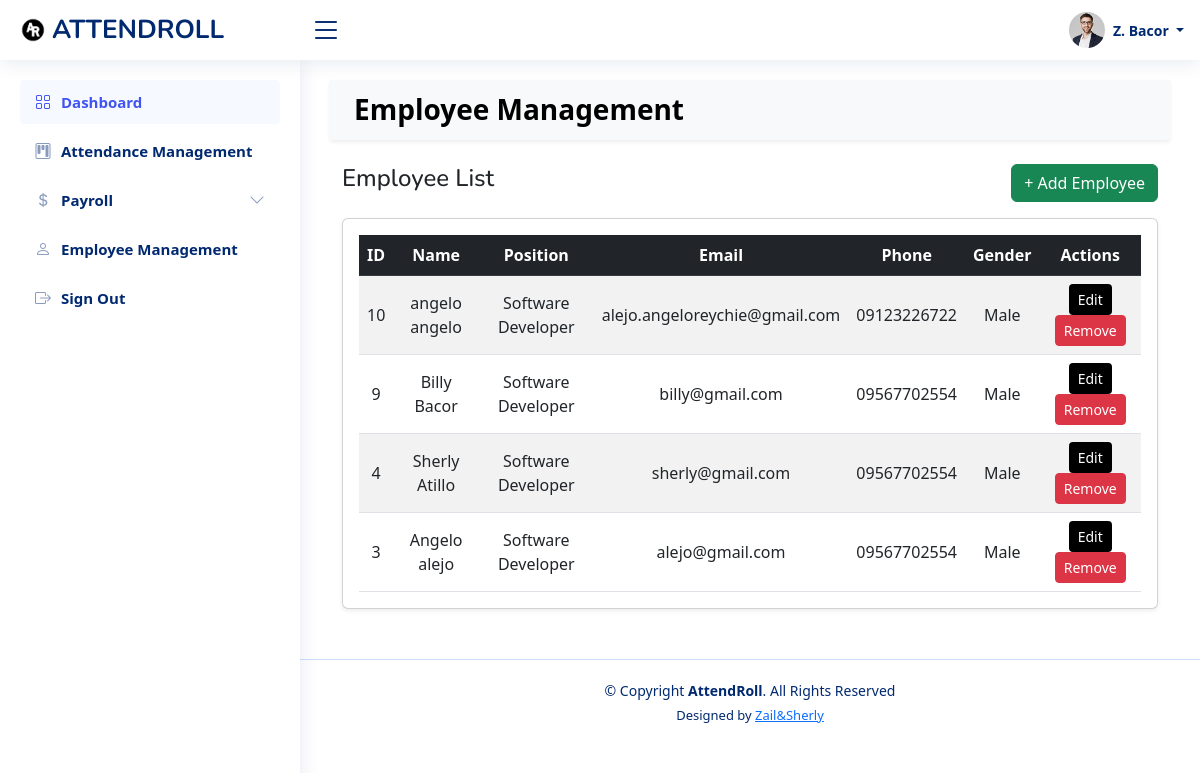
The page /front_end/admin/Employee_Management.php (signed in) on the database its author committed.
### tables this page shows
CREATE TABLE `users` (
  `userId` int(11) NOT NULL,
  `firstName` varchar(255) NOT NULL,
  `lastName` varchar(255) NOT NULL,
  `email` varchar(255) NOT NULL,
  `password` varchar(255) NOT NULL,
  `phoneNumber` varchar(255) NOT NULL,
  `gender` enum('Male','Female') NOT NULL,
  `birthday` date NOT NULL,
  `verification` int(11) NOT NULL DEFAULT 0,
  `profilePicture` longblob DEFAULT NULL,
  `userRole` enum('admin','user') NOT NULL,
  `createdAt` timestamp NOT NULL DEFAULT current_timestamp()
);

### front_end/admin/Employee_Management.php (the view, shortened to what this page needs)
<?php
include("./includes/header.php");
include("./includes/topbar.php");
include("./includes/sidebar.php");
include("../../dB/config.php");
?>
<!DOCTYPE html>
<html lang="en">
<head>
    <link href="https://cdn.jsdelivr.net/npm/bootstrap@5.3.0/dist/css/bootstrap.min.css" rel="stylesheet">
    <link href="https://cdn.jsdelivr.net/npm/sweetalert2@11.7.3/dist/sweetalert2.min.css" rel="stylesheet">
</head>
<body>
    <nav class="navbar bg-light px-4 shadow-sm">
        <span class="navbar-brand mb-0 h1" id="Title">Employee Management</span>
    </nav>
    <div class="container mt-4">
        <div class="d-flex justify-content-between align-items-center mb-3">
            <h4>Employee List</h4>
            <button class="btn btn-success" data-bs-toggle="modal" data-bs-target="#addEmployeeModal">
                + Add Employee
            </button>
        </div>
        <div class="card shadow-sm">
            <div class="card-body table-responsive">
                <table class="table table-striped text-center align-middle mb-0">
                    <thead class="table-dark">
                        <tr>
                            <th>ID</th>
                            <th>Name</th>
                            <th>Position</th>
                            <th>Email</th>
                            <th>Phone</th>
                            <th>Gender</th>
                            <th>Actions</th>
                        </tr>
                    </thead>
                    <tbody>
                        <?php
                        $query = "SELECT * FROM users WHERE userRole='user' ORDER BY userId DESC";
                        $result = mysqli_query($conn, $query);
                        while ($row = mysqli_fetch_assoc($result)) {
                        ?>
                        <tr>
                            <td><?php echo $row['userId']; ?></td>
                            <td><?php echo htmlspecialchars($row['firstName'] . ' ' . $row['lastName']); ?></td>
                            <td>Software Developer</td>
                            <td><?php echo htmlspecialchars($row['email']); ?></td>
                            <td><?php echo htmlspecialchars($row['phoneNumber']); ?></td>
                            <td><?php echo htmlspecialchars($row['gender']); ?></td>
                            <td>
                                <button class="btn btn-sm btn-black" onclick="editEmployee(<?php echo htmlspecialchars(json_encode($row)); ?>)">Edit</button>
                                <button class="btn btn-sm btn-danger" onclick="deleteEmployee(<?php echo $row['userId']; ?>)">Remove</button>
                            </td>
                        </tr>
                        <?php } ?>
                    </tbody>
                </table>
            </div>
        </div>
    </div>
</body>
</html>
<?php include("./includes/footer.php"); ?>

### assets/css/style.css (style rules this page uses)
:root { scroll-behavior: smooth; }
body { font-family: "Open Sans", sans-serif; background: #f6f9ff; color: #444444; }
h1, h2, h3, h4, h5, h6 { font-family: "Nunito", sans-serif; }
.card { margin-bottom: 30px; border: none; border-radius: 5px; box-shadow: 0px 0 30px rgba(1, 41, 112, 0.1); }
.card-body { padding: 0 20px 20px 20px; }

### front_end/admin/Employee_Management.php (style rules this page uses)
#Title { font-size: 28px; font-weight: bold; }
.btn-black { background-color: #000; color: #fff; }

### rows shown on the page
users: userId "10", firstName+lastName "angelo angelo", email "alejo.angeloreychie@gmail.com", phoneNumber "09123226722", gender "Male"
users: userId "9", firstName+lastName "Billy Bacor", email "billy@gmail.com", phoneNumber "09567702554", gender "Male"
users: userId "4", firstName+lastName "Sherly Atillo", email "sherly@gmail.com", phoneNumber "09567702554", gender "Male"
users: userId "3", firstName+lastName "Angelo alejo", email "alejo@gmail.com", phoneNumber "09567702554", gender "Male"

### other values the page prints
substr($firstName, 0, 1) "Z"
$lastName "Bacor"
